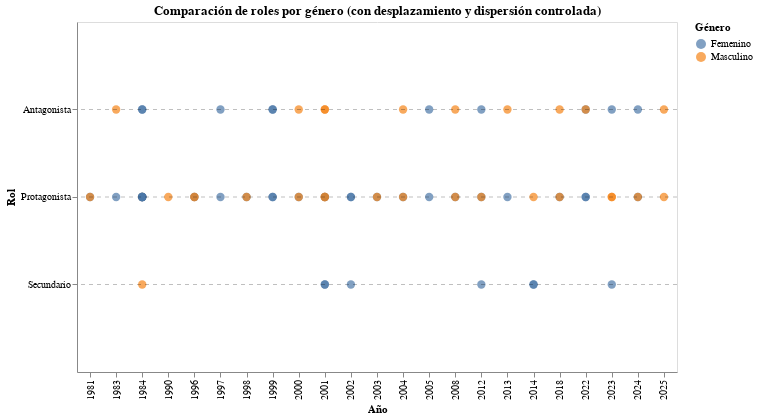

Notebook code for this chart:
### Code cell
import altair as alt
import pandas as pd
import numpy as np

# Cargar datos
df = pd.read_excel('/content/database_limpia_intento2.xlsx')

# Crear columna de desplazamiento por género
df['offset'] = df['genero'].map({'Femenino': 0.3, 'Masculino': -0.3})

# Agregar jitter adicional para evitar superposición (controlado)
np.random.seed(42)  # Opcional: mantiene consistencia
df['jitter'] = (np.random.rand(len(df)) - 0.5) * 0.4  # rango aprox. -0.2 a +0.2

# Combinar desplazamiento por grupo + jitter aleatorio
df['y_final'] = df['offset'] + df['jitter']

# Orden de roles
role_order = ['Protagonista', 'Antagonista', 'Secundario']

# Crear gráfico
chart = alt.Chart(df).mark_circle(size=70).encode(
    x=alt.X('año:O', title='Año'),
    y=alt.Y('roles:N', title='Rol', sort=role_order,
            scale=alt.Scale(padding=25)),
    color=alt.Color('genero:N', title='Género'),
    yOffset=alt.YOffset('y_final:Q'),  # ← combinación offset + jitter
    tooltip=['personaje', 'roles', 'genero', 'año']
).properties(
    title='Comparación de roles por género\n(con desplazamiento y dispersión controlada)',
    width=600,
    height=350
)

# Líneas divisorias
divider_df = pd.DataFrame({'y': role_order})
dividers = alt.Chart(divider_df).mark_rule(
    strokeDash=[4, 4],
    opacity=0.25
).encode(y='y:N')

# Mostrar
chart + dividers

### Figure 1 — Vega-Lite specification as saved in the notebook (floating-point values rounded to 4 significant figures)
{"config": {"view": {"continuousWidth": 300, "continuousHeight": 300}}, "layer": [{"data": {"name": "data-01d38dbb8240209c7e8d7ca556c960f8"}, "mark": {"type": "circle", "size": 70}, "encoding": {"color": {"field": "genero", "title": "Género", "type": "nominal"}, "tooltip": [{"field": "personaje", "type": "nominal"}, {"field": "roles", "type": "nominal"}, {"field": "genero", "type": "nominal"}, {"field": "año", "type": "quantitative"}], "x": {"field": "año", "title": "Año", "type": "ordinal"}, "y": {"field": "roles", "scale": {"padding": 25}, "sort": ["Protagonista", "Antagonista", "Secundario"], "title": "Rol", "type": "nominal"}, "yOffset": {"field": "y_final", "type": "quantitative"}}, "title": "Comparación de roles por género\n(con desplazamiento y dispersión controlada)"}, {"data": {"name": "data-89327bd7f3db8a554a0ee32d0e0aefe3"}, "mark": {"type": "rule", "opacity": 0.25, "strokeDash": [4, 4]}, "encoding": {"y": {"field": "y", "type": "nominal"}}}], "height": 350, "width": 600, "$schema": "https://vega.github.io/schema/vega-lite/v5.20.1.json", "datasets": {"data-01d38dbb8240209c7e8d7ca556c960f8": [{"personaje": "Marcia Espínola", "genero": "Femenino", "roles": "Protagonista", "teleserie": "La madrastra", "genero-teleserie": "Drama", "canal": "T13", "año": 1981, "tipo-de-accion": "Regresa después de 20 años para demostrar su inocencia", "estado-civil": "Casado", "fuerza-actua": "Perjudicada", "agrupaciones": "Conflictivo", "offset": 0.3, "jitter": -0.05018, "y_final": 0.2498}, {"personaje": "Esteban San Lucas", "genero": "Masculino", "roles": "Protagonista", "teleserie": "La madrastra", "genero-teleserie": "Drama", "canal": "T13", "año": 1981, "tipo-de-accion": "Le miente a sus hijos y encierra a su esposa en la cárcel ", "estado-civil": "Casado", "fuerza-actua": "Poderoso", "agrupaciones": "Dominante", "offset": -0.3, "jitter": 0.1803, "y_final": -0.1197}, {"personaje": "Dalia Venezzia", "genero": "Femenino", "roles": "Protagonista", "teleserie": "La noche del cobarde", "genero-teleserie": "Drama", "canal": "T13", "año": 1983, "tipo-de-accion": "Busca venganza de quien la violó", "estado-civil": "Soltero", "fuerza-actua": "Justicia", "agrupaciones": "Emotivo", "offset": 0.3, "jitter": 0.0928, "y_final": 0.3928}, {"personaje": "Almiro Villarrobles ", "genero": "Masculino", "roles": "Antagonista", "teleserie": "La noche del cobarde", "genero-teleserie": "Drama", "canal": "T13", "año": 1983, "tipo-de-accion": "Vuelve al pueblo donde viejas culpas lo persiguen", "estado-civil": "Soltero", "fuerza-actua": "Justicia", "agrupaciones": "Emotivo", "offset": -0.3, "jitter": 0.03946, "y_final": -0.2605}, {"personaje": "Hernán Ugalde ", "genero": "Masculino", "roles": "Protagonista", "teleserie": "La torre 10", "genero-teleserie": "Drama", "canal": "TVN", "año": 1984, "tipo-de-accion": "Llega a la torre pero se enfrenta con su exesposa y diversos problemas", "estado-civil": "Viudo", "fuerza-actua": "Perjudicada", "agrupaciones": "Conflictivo", "offset": -0.3, "jitter": -0.1376, "y_final": -0.4376}, {"personaje": "Thelma Bernhardt", "genero": "Femenino", "roles": "Antagonista", "teleserie": "La torre 10", "genero-teleserie": "Drama", "canal": "TVN", "año": 1984, "tipo-de-accion": "Enamorada, cobra venganzas y daña para que esten con ella", "estado-civil": "Soltero", "fuerza-actua": "Venganza", "agrupaciones": "Emotivo", "offset": 0.3, "jitter": -0.1376, "y_final": 0.1624}, {"personaje": "Teresa Rodríguez", "genero": "Femenino", "roles": "Protagonista", "teleserie": "Las herederas", "genero-teleserie": "Drama", "canal": "T13", "año": 1984, "tipo-de-accion": "Debe recibirse de periodista para obtener la herencia", "estado-civil": "Soltero", "fuerza-actua": "Obligada", "agrupaciones": "Emotivo", "offset": 0.3, "jitter": -0.1768, "y_final": 0.1232}, {"personaje": "Patricia Duval", "genero": "Femenino", "roles": "Protagonista", "teleserie": "Las herederas", "genero-teleserie": "Drama", "canal": "T13", "año": 1984, "tipo-de-accion": "Debe casarse con Rafael para obtener la herencia ", "estado-civil": "Soltero", "fuerza-actua": "Obligada", "agrupaciones": "Emotivo", "offset": 0.3, "jitter": 0.1465, "y_final": 0.4465}, {"personaje": "Isadora Duval", "genero": "Femenino", "roles": "Protagonista", "teleserie": "Las herederas", "genero-teleserie": "Drama", "canal": "T13", "año": 1984, "tipo-de-accion": "Debe dejar su carrera e irse a vivir a una hacienda para obtener la herencia", "estado-civil": "Soltero", "fuerza-actua": "Obligada", "agrupaciones": "Emotivo", "offset": 0.3, "jitter": 0.04045, "y_final": 0.3404}, {"personaje": "Ana María Zelada", "genero": "Femenino", "roles": "Protagonista", "teleserie": "Las herederas", "genero-teleserie": "Drama", "canal": "T13", "año": 1984, "tipo-de-accion": "Debe vivir con su madre a la que no conoce para recibir la herencia ", "estado-civil": "Soltero", "fuerza-actua": "Obligada", "agrupaciones": "Emotivo", "offset": 0.3, "jitter": 0.08323, "y_final": 0.3832}, {"personaje": "Gilda Díaz-Steiner", "genero": "Femenino", "roles": "Protagonista", "teleserie": "Las herederas", "genero-teleserie": "Drama", "canal": "T13", "año": 1984, "tipo-de-accion": "Debe volver al país para obtener la herencia", "estado-civil": "Soltero", "fuerza-actua": "Obligada", "agrupaciones": "Emotivo", "offset": 0.3, "jitter": -0.1918, "y_final": 0.1082}, {"personaje": "Ladislao Duval", "genero": "Masculino", "roles": "Secundario", "teleserie": "Las herederas", "genero-teleserie": "Drama", "canal": "T13", "año": 1984, "tipo-de-accion": "Deja una herencia a mujeres que no compartían nada en común", "estado-civil": "Soltero", "fuerza-actua": "Poderoso", "agrupaciones": "Dominante", "offset": -0.3, "jitter": 0.188, "y_final": -0.112}, {"personaje": "Artemisa Mykonos ", "genero": "Femenino", "roles": "Protagonista", "teleserie": "Los títeres", "genero-teleserie": "Drama", "canal": "T13", "año": 1984, "tipo-de-accion": "Busca venganza de quien le hacia bullying toda su vida", "estado-civil": "Prometido", "fuerza-actua": "Perjudicada", "agrupaciones": "Conflictivo", "offset": 0.3, "jitter": 0.133, "y_final": 0.433}, {"personaje": "Adriana Godan", "genero": "Femenino", "roles": "Antagonista", "teleserie": "Los títeres", "genero-teleserie": "Drama", "canal": "T13", "año": 1984, "tipo-de-accion": "Trata de dañar a la protagonista con el poder y la belleza que tiene", "estado-civil": "Soltero", "fuerza-actua": "Poderoso", "agrupaciones": "Dominante", "offset": 0.3, "jitter": -0.1151, "y_final": 0.1849}, {"personaje": "Leo Castillo ", "genero": "Masculino", "roles": "Protagonista", "teleserie": "¿Te conté?", "genero-teleserie": "Drama", "canal": "T13", "año": 1990, "tipo-de-accion": "Debe escoger entre dos enamoradas", "estado-civil": "Soltero", "fuerza-actua": "Líder", "agrupaciones": "Dominante", "offset": -0.3, "jitter": -0.1273, "y_final": -0.4273}, {"personaje": "Federico Valdivieso", "genero": "Masculino", "roles": "Protagonista", "teleserie": "Sucupira ", "genero-teleserie": "Comedia", "canal": "TVN", "año": 1996, "tipo-de-accion": "Se postula a alcalde con un pésimo programa", "estado-civil": "Soltero", "fuerza-actua": "Poderoso", "agrupaciones": "Dominante", "offset": -0.3, "jitter": -0.1266, "y_final": -0.4266}, {"personaje": "Mariana Montero", "genero": "Femenino", "roles": "Protagonista", "teleserie": "Sucupira ", "genero-teleserie": "Comedia", "canal": "TVN", "año": 1996, "tipo-de-accion": "Se postula a alcalde para poder tener más poder", "estado-civil": "Viudo", "fuerza-actua": "Poderoso", "agrupaciones": "Dominante", "offset": 0.3, "jitter": -0.0783, "y_final": 0.2217}, {"personaje": "Emilio", "genero": "Masculino", "roles": "Protagonista", "teleserie": "Playa salvaje", "genero-teleserie": "Comedia", "canal": "TVN", "año": 1996, "tipo-de-accion": "Joven surfista que debe enfrentar sus traumas del pasado", "estado-civil": "En relación", "fuerza-actua": "Perjudicada", "agrupaciones": "Conflictivo", "offset": -0.3, "jitter": 0.009903, "y_final": -0.2901}, {"personaje": "Paulina ", "genero": "Femenino", "roles": "Protagonista", "teleserie": "Playa salvaje", "genero-teleserie": "Drama", "canal": "T13", "año": 1997, "tipo-de-accion": "Novia de emilio que se preocupa de él pero sus miedos la frenan", "estado-civil": "En relación", "fuerza-actua": "Enamorada", "agrupaciones": "Emotivo", "offset": 0.3, "jitter": -0.02722, "y_final": 0.2728}, {"personaje": "Gabriela Ossandón", "genero": "Femenino", "roles": "Antagonista", "teleserie": "Playa salvaje", "genero-teleserie": "Drama", "canal": "T13", "año": 1997, "tipo-de-accion": "Dueña de una empresa que la conecta con una fallecida de la playa", "estado-civil": "Soltero", "fuerza-actua": "Poderoso", "agrupaciones": "Dominante", "offset": 0.3, "jitter": -0.08351, "y_final": 0.2165}, {"personaje": "Vaitea Ahoa Tuki ", "genero": "Femenino", "roles": "Protagonista", "teleserie": "Iorana ", "genero-teleserie": "Comedia romántica", "canal": "TVN", "año": 1998, "tipo-de-accion": "Se quiere casar pero no puede por el padre de su novio", "estado-civil": "Prometido", "fuerza-actua": "Perjudicada", "agrupaciones": "Conflictivo", "offset": 0.3, "jitter": 0.04474, "y_final": 0.3447}, {"personaje": "Cristián", "genero": "Masculino", "roles": "Protagonista", "teleserie": "Iorana ", "genero-teleserie": "Comedia romántica", "canal": "TVN", "año": 1998, "tipo-de-accion": "Se quiere casar pero su padre vuelve a la isla y debe resolver los conflictos que dejo", "estado-civil": "Prometido", "fuerza-actua": "Perjudicada", "agrupaciones": "Conflictivo", "offset": -0.3, "jitter": -0.1442, "y_final": -0.4442}, {"personaje": "Catalina Chamorro", "genero": "Femenino", "roles": "Protagonista", "teleserie": "La fiera", "genero-teleserie": "Comedia romántica", "canal": "TVN", "año": 1999, "tipo-de-accion": "La quieren casar obligada pero se mantiene alejada por su fuerte carácter", "estado-civil": "Soltero", "fuerza-actua": "Obligada", "agrupaciones": "Emotivo", "offset": 0.3, "jitter": -0.08314, "y_final": 0.2169}, {"personaje": "Magdalena Ossandón", "genero": "Femenino", "roles": "Antagonista", "teleserie": "La fiera", "genero-teleserie": "Comedia romántica", "canal": "TVN", "año": 1999, "tipo-de-accion": "Mantiene una relacion con el hermano de la protagonista pero busca dañarla", "estado-civil": "Soltero", "fuerza-actua": "Poderoso", "agrupaciones": "Dominante", "offset": 0.3, "jitter": -0.05346, "y_final": 0.2465}, {"personaje": "Emilia Patiño", "genero": "Femenino", "roles": "Protagonista", "teleserie": "Aquelarre", "genero-teleserie": "Drama", "canal": "TVN", "año": 1999, "tipo-de-accion": "Se hace cargo de administrar las tierras de su padre, se enamora del hijo de Elena", "estado-civil": "Prometido", "fuerza-actua": "Poderoso", "agrupaciones": "Dominante", "offset": 0.3, "jitter": -0.01757, "y_final": 0.2824}, {"personaje": "Elena Vergara", "genero": "Femenino", "roles": "Antagonista", "teleserie": "Aquelarre", "genero-teleserie": "Drama", "canal": "TVN", "año": 1999, "tipo-de-accion": "Es benefactora de su pueblo, odia a su hijo sobre todo", "estado-civil": "Soltero", "fuerza-actua": "Poderoso", "agrupaciones": "Dominante", "offset": 0.3, "jitter": 0.1141, "y_final": 0.4141}, {"personaje": "Jovanka Antich", "genero": "Femenino", "roles": "Protagonista", "teleserie": "Romané", "genero-teleserie": "Comedia romántica", "canal": "TVN", "año": 2000, "tipo-de-accion": "Joven madre que es humillada por su primer esposo y vuelve a Chile con un secreto", "estado-civil": "Soltero", "fuerza-actua": "Perjudicada", "agrupaciones": "Conflictivo", "offset": 0.3, "jitter": -0.1201, "y_final": 0.1799}, {"personaje": "Padre Juan Bautista Domínguez", "genero": "Masculino", "roles": "Protagonista", "teleserie": "Romané", "genero-teleserie": "Comedia romántica", "canal": "TVN", "año": 2000, "tipo-de-accion": "Padre que se enamora de la protagonista pero es hermano de su primer marido", "estado-civil": "Soltero", "fuerza-actua": "Perjudicada", "agrupaciones": "Conflictivo", "offset": -0.3, "jitter": 0.005694, "y_final": -0.2943}, {"personaje": "Rafael Antonio Domínguez", "genero": "Masculino", "roles": "Antagonista", "teleserie": "Romané", "genero-teleserie": "Comedia romántica", "canal": "TVN", "año": 2000, "tipo-de-accion": "Es padre de una hija de la protagonista pero no lo sabe", "estado-civil": "Soltero", "fuerza-actua": "Perjudicada", "agrupaciones": "Conflictivo", "offset": -0.3, "jitter": 0.03697, "y_final": -0.263}, {"personaje": "Fernanda", "genero": "Femenino", "roles": "Secundario", "teleserie": "Amores de mercado", "genero-teleserie": "Comedia", "canal": "TVN", "año": 2001, "tipo-de-accion": "Enamorada de Rodolfo no sabe que es su otro hermano", "estado-civil": "Prometido", "fuerza-actua": "Enamorada", "agrupaciones": "Emotivo", "offset": 0.3, "jitter": -0.1814, "y_final": 0.1186}, {"personaje": "Betsabé", "genero": "Femenino", "roles": "Secundario", "teleserie": "Amores de mercado", "genero-teleserie": "Comedia", "canal": "TVN", "año": 2001, "tipo-de-accion": "Novia enamorada de Pelluco que no sabe que es otra persona quien trabaja en el mercado", "estado-civil": "Soltero", "fuerza-actua": "Enamorada", "agrupaciones": "Emotivo", "offset": 0.3, "jitter": 0.04302, "y_final": 0.343}, {"personaje": "Pelluco", "genero": "Masculino", "roles": "Protagonista", "teleserie": "Amores de mercado", "genero-teleserie": "Comedia", "canal": "TVN", "año": 2001, "tipo-de-accion": "Es de clase media que trabaja en el mercado pero sin saberlo cambia de vida con su gemelo", "estado-civil": "Soltero", "fuerza-actua": "Afectado", "agrupaciones": "Emotivo", "offset": -0.3, "jitter": -0.1318, "y_final": -0.4318}, {"personaje": "Rodolfo", "genero": "Masculino", "roles": "Protagonista", "teleserie": "Amores de mercado", "genero-teleserie": "Comedia", "canal": "TVN", "año": 2001, "tipo-de-accion": "Es de clase alta, vive con lujos pero cambia de vida y entra a trabajar al mercado", "estado-civil": "Prometido", "fuerza-actua": "Afectado", "agrupaciones": "Emotivo", "offset": -0.3, "jitter": -0.174, "y_final": -0.474}, {"personaje": "Ignacio Valdés", "genero": "Masculino", "roles": "Antagonista", "teleserie": "Amores de mercado", "genero-teleserie": "Comedia", "canal": "TVN", "año": 2001, "tipo-de-accion": "Hermanastro que busca quedarse con Fernanda", "estado-civil": "Soltero", "fuerza-actua": "Ambición ", "agrupaciones": "Dominante", "offset": -0.3, "jitter": 0.1796, "y_final": -0.1204}, {"personaje": "Inés Clark García", "genero": "Femenino", "roles": "Protagonista", "teleserie": "Pampa ilusión", "genero-teleserie": "Comedia romántica", "canal": "TVN", "año": 2001, "tipo-de-accion": "Se hace pasar por hombre en el día para acercarse a su papá y descubrir su pasado", "estado-civil": "Soltero", "fuerza-actua": "Decisivo ", "agrupaciones": "Dominante", "offset": 0.3, "jitter": 0.1863, "y_final": 0.4863}, {"personaje": "José Miguel Inostroza", "genero": "Masculino", "roles": "Protagonista", "teleserie": "Pampa ilusión", "genero-teleserie": "Comedia romántica", "canal": "TVN", "año": 2001, "tipo-de-accion": "Se enamora pérdidamente de Inés, sin  saber que es hija de su patrón", "estado-civil": "Soltero", "fuerza-actua": "Enamorada", "agrupaciones": "Emotivo", "offset": -0.3, "jitter": 0.1234, "y_final": -0.1766}, {"personaje": "William Clark Stevensons", "genero": "Masculino", "roles": "Antagonista", "teleserie": "Pampa ilusión", "genero-teleserie": "Comedia romántica", "canal": "TVN", "año": 2001, "tipo-de-accion": "Es un empresario que odia a su hija y que tratara de hacer todo lo posible para vivir cómodo y en paz", "estado-civil": "Casado", "fuerza-actua": "Poderoso", "agrupaciones": "Dominante", "offset": -0.3, "jitter": -0.07815, "y_final": -0.3782}, {"personaje": "Olga Soto", "genero": "Femenino", "roles": "Protagonista", "teleserie": "El circo de las Montini", "genero-teleserie": "Comedia", "canal": "TVN", "año": 2002, "tipo-de-accion": "Dueña del circo que busca dejar a una de sus hijas a cargo", "estado-civil": "Viudo", "fuerza-actua": "Poderoso", "agrupaciones": "Dominante", "offset": 0.3, "jitter": -0.1609, "y_final": 0.1391}, {"personaje": "Olga segunda", "genero": "Femenino", "roles": "Protagonista", "teleserie": "El circo de las Montini", "genero-teleserie": "Comedia", "canal": "TVN", "año": 2002, "tipo-de-accion": "Hija preferida que esconde el secreto de su hija y cuando regresa trae problemas del pasado", "estado-civil": "Soltero", "fuerza-actua": "Poderoso", "agrupaciones": "Dominante", "offset": 0.3, "jitter": 0.07369, "y_final": 0.3737}, {"personaje": "Olga tercera", "genero": "Femenino", "roles": "Secundario", "teleserie": "El circo de las Montini", "genero-teleserie": "Comedia", "canal": "TVN", "año": 2002, "tipo-de-accion": "Hija de Olga segunda, se enamora de su papá sin saber quien es", "estado-civil": "Soltero", "fuerza-actua": "Perjudicada", "agrupaciones": "Conflictivo", "offset": 0.3, "jitter": -0.02394, "y_final": 0.2761}, {"personaje": "Valentina Fernández de Mercader", "genero": "Femenino", "roles": "Protagonista", "teleserie": "Machos", "genero-teleserie": "Drama", "canal": "T13", "año": 2003, "tipo-de-accion": "Esposa del connotado médico, padre de 7 hijos", "estado-civil": "Casado", "fuerza-actua": "Perjudicada", "agrupaciones": "Conflictivo", "offset": 0.3, "jitter": -0.1512, "y_final": 0.1488}, {"personaje": "Ángel Mercader", "genero": "Masculino", "roles": "Protagonista", "teleserie": "Machos", "genero-teleserie": "Drama", "canal": "T13", "año": 2003, "tipo-de-accion": "Famoso médico que trata de educar a sus hijos como machos", "estado-civil": "Casado", "fuerza-actua": "Poderoso", "agrupaciones": "Dominante", "offset": -0.3, "jitter": -0.001929, "y_final": -0.3019}, {"personaje": "Matilde del Solar", "genero": "Femenino", "roles": "Protagonista", "teleserie": "Los pincheira", "genero-teleserie": "Drama", "canal": "TVN", "año": 2004, "tipo-de-accion": "Esposa de Martin que sufre mucho por su infeliz matrimonio y es secuestrada para conseguir dinero", "estado-civil": "Casado", "fuerza-actua": "Perjudicada", "agrupaciones": "Conflictivo", "offset": 0.3, "jitter": -0.1862, "y_final": 0.1138}, {"personaje": "Miguel Molina Linares", "genero": "Masculino", "roles": "Protagonista", "teleserie": "Los pincheira", "genero-teleserie": "Drama", "canal": "TVN", "año": 2004, "tipo-de-accion": "Hijo mayor de su padre, al cual asesinaron, roba comida y secuestra mujeres para obtener dinero", "estado-civil": "Soltero", "fuerza-actua": "Perjudicada", "agrupaciones": "Conflictivo", "offset": -0.3, "jitter": 0.1637, "y_final": -0.1363}, {"personaje": "Martín Ortúzar", "genero": "Masculino", "roles": "Antagonista", "teleserie": "Los pincheira", "genero-teleserie": "Drama", "canal": "TVN", "año": 2004, "tipo-de-accion": "Poderoso heredero de tierras que está casado pero su esposa es secuestrada por Miguel", "estado-civil": "Casado", "fuerza-actua": "Poderoso", "agrupaciones": "Dominante", "offset": -0.3, "jitter": -0.09649, "y_final": -0.3965}, {"personaje": "Beatriz González", "genero": "Femenino", "roles": "Protagonista", "teleserie": "Brujas", "genero-teleserie": "Comedia dramática", "canal": "T13", "año": 2005, "tipo-de-accion": "Es humilde y trabaja como profesional del servicio. Se enamora del dueño que fallece y ella toma venganza", "estado-civil": "Viudo", "fuerza-actua": "Venganza", "agrupaciones": "Emotivo", "offset": 0.3, "jitter": 0.06501, "y_final": 0.365}, {"personaje": "Cassandra García", "genero": "Femenino", "roles": "Antagonista", "teleserie": "Brujas", "genero-teleserie": "Comedia dramática", "canal": "T13", "año": 2005, "tipo-de-accion": "Es la principal sospechosa del la muerte del dueño, busca siempre alcanzar mejor posición laboral", "estado-civil": "En relación", "fuerza-actua": "Poderoso", "agrupaciones": "Dominante", "offset": 0.3, "jitter": -0.07532, "y_final": 0.2247}, {"personaje": "Leonor Amenábar Montt", "genero": "Femenino", "roles": "Protagonista", "teleserie": "El señor de la querencia", "genero-teleserie": "Drama", "canal": "TVN", "año": 2008, "tipo-de-accion": "Esposa de Echenique, comienza a enamorarse de Manuel", "estado-civil": "Casado", "fuerza-actua": "Enamorada", "agrupaciones": "Emotivo", "offset": 0.3, "jitter": 0.008027, "y_final": 0.308}, {"personaje": "Manuel Pradenas Leiva", "genero": "Masculino", "roles": "Protagonista", "teleserie": "El señor de la querencia", "genero-teleserie": "Drama", "canal": "TVN", "año": 2008, "tipo-de-accion": "Es obrero del imperio Echenique, pero aun no conoce las relaciones que mantiene con la querencia", "estado-civil": "Soltero", "fuerza-actua": "Perjudicada", "agrupaciones": "Conflictivo", "offset": -0.3, "jitter": 0.01868, "y_final": -0.2813}, {"personaje": "José Luis Echeñique Valdivieso", "genero": "Masculino", "roles": "Antagonista", "teleserie": "El señor de la querencia", "genero-teleserie": "Drama", "canal": "TVN", "año": 2008, "tipo-de-accion": "Dueño del imperio, su esposa se enamora del obrero", "estado-civil": "Casado", "fuerza-actua": "Poderoso", "agrupaciones": "Dominante", "offset": -0.3, "jitter": -0.1261, "y_final": -0.4261}, {"personaje": "Cristina Moreno", "genero": "Femenino", "roles": "Protagonista", "teleserie": "Soltera otra vez", "genero-teleserie": "Comedia romántica", "canal": "T13", "año": 2012, "tipo-de-accion": "La deja su novio después de muchos años y comienza su nueva vida como soltera", "estado-civil": "Soltero", "fuerza-actua": "Celos", "agrupaciones": "Conflictivo", "offset": 0.3, "jitter": 0.1878, "y_final": 0.4878}, {"personaje": "Nicole Cerutti ", "genero": "Femenino", "roles": "Antagonista", "teleserie": "Soltera otra vez", "genero-teleserie": "Comedia romántica", "canal": "T13", "año": 2012, "tipo-de-accion": "La amante del novio, Cristina le tenía mucha envidia", "estado-civil": "Soltero", "fuerza-actua": "Celos", "agrupaciones": "Conflictivo", "offset": 0.3, "jitter": 0.1101, "y_final": 0.4101}, {"personaje": "Pedro Armstrong", "genero": "Masculino", "roles": "Protagonista", "teleserie": "Separados", "genero-teleserie": "Comedia romántica", "canal": "TVN", "año": 2012, "tipo-de-accion": "No le gusta su vida actual, decide separarse y comenzar de nuevo viviendo con puros hombres separados", "estado-civil": "Casado", "fuerza-actua": "Decisivo ", "agrupaciones": "Dominante", "offset": -0.3, "jitter": 0.1758, "y_final": -0.1242}, {"personaje": "Carola Cavada", "genero": "Femenino", "roles": "Secundario", "teleserie": "Separados", "genero-teleserie": "Comedia romántica", "canal": "TVN", "año": 2012, "tipo-de-accion": "Es exesposa del protagonista, actúa como la ex loca para poder conquistar nuevamente a Pedro", "estado-civil": "Soltero", "fuerza-actua": "Celos", "agrupaciones": "Conflictivo", "offset": 0.3, "jitter": 0.1579, "y_final": 0.4579}, {"personaje": "Verónica Díaz", "genero": "Femenino", "roles": "Protagonista", "teleserie": "Las vegas", "genero-teleserie": "Comedia romántica", "canal": "T13", "año": 2013, "tipo-de-accion": "Matriarca de la familia y del club nocturno, después de quedar viuda, debe salir adelante", "estado-civil": "Viudo", "fuerza-actua": "Poderoso", "agrupaciones": "Dominante", "offset": 0.3, "jitter": 0.03916, "y_final": 0.3392}, {"personaje": "Álvaro Sandoval", "genero": "Masculino", "roles": "Antagonista", "teleserie": "Las vegas", "genero-teleserie": "Comedia romántica", "canal": "T13", "año": 2013, "tipo-de-accion": "Manipula a la matriarca y se involucra en redes de narcotraficantes para poder controlar el club", "estado-civil": "Soltero", "fuerza-actua": "Poderoso", "agrupaciones": "Dominante", "offset": -0.3, "jitter": 0.1687, "y_final": -0.1313}, {"personaje": "Violeta Padilla", "genero": "Femenino", "roles": "Secundario", "teleserie": "Papá a la deriva", "genero-teleserie": "Comedia romántica", "canal": "MEGA", "año": 2014, "tipo-de-accion": "Se enamora de Bruno, pero tiene novio y están en distintas situaciones sociales", "estado-civil": "Soltero", "fuerza-actua": "Enamorada", "agrupaciones": "Emotivo", "offset": 0.3, "jitter": -0.1646, "y_final": 0.1354}, {"personaje": "Bruno Montt", "genero": "Masculino", "roles": "Protagonista", "teleserie": "Papá a la deriva", "genero-teleserie": "Comedia romántica", "canal": "MEGA", "año": 2014, "tipo-de-accion": "Capitán y padre de 3 hijos que se enamoró de Violeta", "estado-civil": "Soltero", "fuerza-actua": "Líder", "agrupaciones": "Dominante", "offset": -0.3, "jitter": -0.1216, "y_final": -0.4216}, {"personaje": "Rosario Quevedo", "genero": "Femenino", "roles": "Secundario", "teleserie": "Papá a la deriva", "genero-teleserie": "Comedia romántica", "canal": "MEGA", "año": 2014, "tipo-de-accion": "Quiere quedarse con Bruno, hace todo lo posible para enamorarlo", "estado-civil": "Soltero", "fuerza-actua": "Enamorada", "agrupaciones": "Emotivo", "offset": 0.3, "jitter": -0.1819, "y_final": 0.1181}, {"personaje": "María Elsa ", "genero": "Femenino", "roles": "Protagonista", "teleserie": "Perdona nuestros pecados", "genero-teleserie": "Drama", "canal": "MEGA", "año": 2018, "tipo-de-accion": "Hija favorita de su poderoso padre, se enamora de Reynaldo sin saber la venganza que él buscaba", "estado-civil": "Soltero", "fuerza-actua": "Perjudicada", "agrupaciones": "Conflictivo", "offset": 0.3, "jitter": -0.06987, "y_final": 0.2301}, {"personaje": "Padre Reynaldo Suárez", "genero": "Masculino", "roles": "Protagonista", "teleserie": "Perdona nuestros pecados", "genero-teleserie": "Drama", "canal": "MEGA", "año": 2018, "tipo-de-accion": "Llega al pueblo para cobrar venganza del suicidio de su hermana. Se enamora de María Elsa", "estado-civil": "Soltero", "fuerza-actua": "Perjudicada", "agrupaciones": "Conflictivo", "offset": -0.3, "jitter": -0.04453, "y_final": -0.3445}, {"personaje": "Armando Quiroga", "genero": "Masculino", "roles": "Antagonista", "teleserie": "Perdona nuestros pecados", "genero-teleserie": "Drama", "canal": "MEGA", "año": 2018, "tipo-de-accion": "Violó a la hermana de Reynaldo y solo sabe una persona. Trata de mantener su vida como era", "estado-civil": "Soltero", "fuerza-actua": "Poderoso", "agrupaciones": "Dominante", "offset": -0.3, "jitter": -0.09146, "y_final": -0.3915}, {"personaje": "Agustina Mackenna", "genero": "Femenino", "roles": "Protagonista", "teleserie": "Verdades ocultas", "genero-teleserie": "Drama", "canal": "MEGA", "año": 2022, "tipo-de-accion": "Su madre la vende y con el tiempo se entera, entre enredos de poder y amor", "estado-civil": "Soltero", "fuerza-actua": "Venganza", "agrupaciones": "Emotivo", "offset": 0.3, "jitter": 0.1315, "y_final": 0.4315}, {"personaje": "Rocío Verdugo", "genero": "Femenino", "roles": "Protagonista", "teleserie": "Verdades ocultas", "genero-teleserie": "Drama", "canal": "MEGA", "año": 2022, "tipo-de-accion": "Es humilde, pero sufre muchos chantajes por parte de su hermana", "estado-civil": "Soltero", "fuerza-actua": "Perjudicada", "agrupaciones": "Conflictivo", "offset": 0.3, "jitter": -0.0573, "y_final": 0.2427}, {"personaje": "Eliana Zapata", "genero": "Femenino", "roles": "Antagonista", "teleserie": "Verdades ocultas", "genero-teleserie": "Drama", "canal": "MEGA", "año": 2022, "tipo-de-accion": "Quería cobrar venganza por la muerte de su hermano, estaba resentida con su pasado. Quiere matar al hijo de Rocío", "estado-civil": "En relación", "fuerza-actua": "Venganza", "agrupaciones": "Emotivo", "offset": 0.3, "jitter": -0.08763, "y_final": 0.2124}, {"personaje": "Leonardo San Martín", "genero": "Masculino", "roles": "Antagonista", "teleserie": "Verdades ocultas", "genero-teleserie": "Drama", "canal": "MEGA", "año": 2022, "tipo-de-accion": "Su obsesión con las mujeres que amaba lo llevaron a matar a muchas personas ", "estado-civil": "Soltero", "fuerza-actua": "Decisivo ", "agrupaciones": "Dominante", "offset": -0.3, "jitter": 0.01708, "y_final": -0.2829}, {"personaje": "Baltazar Rodríguez ", "genero": "Masculino", "roles": "Protagonista", "teleserie": "La ley de Baltazar", "genero-teleserie": "Comedia dramática", "canal": "MEGA", "año": 2023, "tipo-de-accion": "Quiere volver a reconquistar a su viejo amor y vivir solo, pero sus hijos se interponen", "estado-civil": "Viudo", "fuerza-actua": "Perjudicada", "agrupaciones": "Conflictivo", "offset": -0.3, "jitter": -0.1436, "y_final": -0.4436}, {"personaje": "Margarita Fuentes", "genero": "Femenino", "roles": "Secundario", "teleserie": "La ley de Baltazar", "genero-teleserie": "Comedia dramática", "canal": "MEGA", "año": 2023, "tipo-de-accion": "Es monja, no puede estar con Baltazar", "estado-civil": "Soltero", "fuerza-actua": "Perjudicada", "agrupaciones": "Conflictivo", "offset": 0.3, "jitter": 0.1209, "y_final": 0.4209}, {"personaje": "Cristina Moya", "genero": "Femenino", "roles": "Antagonista", "teleserie": "La ley de Baltazar", "genero-teleserie": "Comedia dramática", "canal": "MEGA", "año": 2023, "tipo-de-accion": "Está casada con el hijo de Baltazar y quiere quedarse con la herencia", "estado-civil": "Casado", "fuerza-actua": "Malo", "agrupaciones": "Dominante", "offset": 0.3, "jitter": -0.1702, "y_final": 0.1298}, {"personaje": "Hernán Olmedo", "genero": "Masculino", "roles": "Protagonista", "teleserie": "Generación 98", "genero-teleserie": "Comedia dramática", "canal": "MEGA", "año": 2023, "tipo-de-accion": "Engaña a todos sus excompañeros del colegio para que inviertan en un resort falso", "estado-civil": "Soltero", "fuerza-actua": "Malo", "agrupaciones": "Dominante", "offset": -0.3, "jitter": 0.1948, "y_final": -0.1052}, {"personaje": "Soledad García", "genero": "Femenino", "roles": "Protagonista", "teleserie": "Como la vida misma", "genero-teleserie": "Comedia", "canal": "MEGA", "año": 2024, "tipo-de-accion": "Conoce a su pareja por Tinder y se atreven a convivir con sus hijos juntos como una familia", "estado-civil": "En relación", "fuerza-actua": "En paz", "agrupaciones": "Emotivo", "offset": 0.3, "jitter": 0.1089, "y_final": 0.4089}, {"personaje": "Alonso Valdés", "genero": "Masculino", "roles": "Protagonista", "teleserie": "Como la vida misma", "genero-teleserie": "Comedia", "canal": "MEGA", "año": 2024, "tipo-de-accion": "Conoce a su pareja por Tinder y se atreven a convivir con sus hijos juntos como una familia", "estado-civil": "En relación", "fuerza-actua": "En paz", "agrupaciones": "Emotivo", "offset": -0.3, "jitter": -0.1205, "y_final": -0.4205}, {"personaje": "Octavia Werner", "genero": "Femenino", "roles": "Antagonista", "teleserie": "Como la vida misma", "genero-teleserie": "Comedia", "canal": "MEGA", "año": 2024, "tipo-de-accion": "Quiere recuperar la custodia de su hijo, y tiene muchos conflictos con Alonso", "estado-civil": "Soltero", "fuerza-actua": "Celos", "agrupaciones": "Conflictivo", "offset": 0.3, "jitter": -0.1978, "y_final": 0.1022}, {"personaje": "Raimundo Casablanca", "genero": "Masculino", "roles": "Protagonista", "teleserie": "Los casablanca", "genero-teleserie": "Drama", "canal": "MEGA", "año": 2025, "tipo-de-accion": "Padre de familia con mucho dinero", "estado-civil": "Soltero", "fuerza-actua": "Poderoso", "agrupaciones": "Dominante", "offset": -0.3, "jitter": 0.1262, "y_final": -0.1738}, {"personaje": "Iván Casablanca", "genero": "Masculino", "roles": "Antagonista", "teleserie": "Los casablanca", "genero-teleserie": "Drama", "canal": "MEGA", "año": 2025, "tipo-de-accion": "Quiere robarle la fortuna a su hermano. Su esposa se enamora de Raimundo", "estado-civil": "Soltero", "fuerza-actua": "Malo", "agrupaciones": "Dominante", "offset": -0.3, "jitter": 0.08274, "y_final": -0.2173}], "data-89327bd7f3db8a554a0ee32d0e0aefe3": [{"y": "Protagonista"}, {"y": "Antagonista"}, {"y": "Secundario"}]}}
